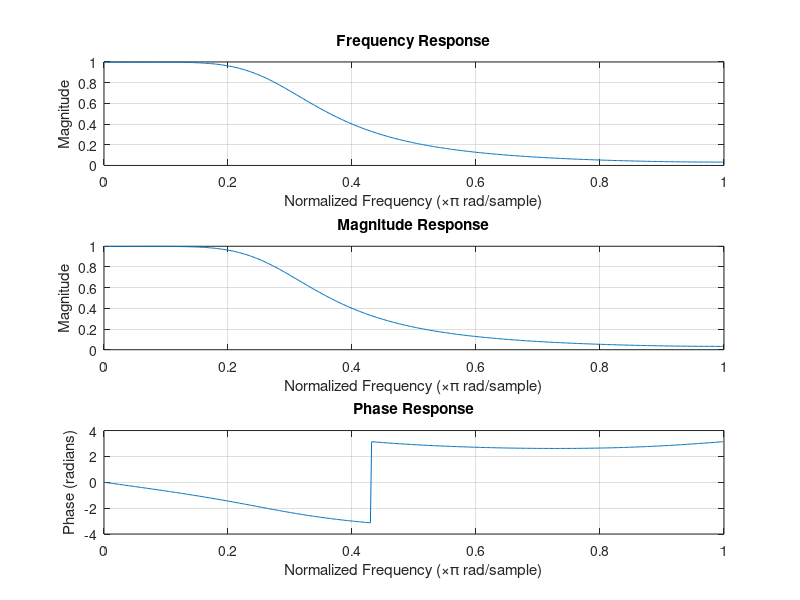

Here is the MATLAB script that generated this plot:
clc;
clear all;
close all;

% Filter specifications
N = 3;           % Filter order
wc = 0.95;       % Normalized cutoff frequency (0 < wc < 1)
T = 1;           % Sampling time
Fs = 1/T;        % Sampling frequency

% Analog Butterworth filter design
[Z, P, K] = buttap(N);   % Prototype Butterworth filter (analog)
P = P * wc;              % Scale poles by cutoff frequency
K = K * wc^N;            % Scale gain by cutoff frequency
B = real(poly(Z));       % Numerator polynomial coefficients
b = K * B;               % Scaled numerator coefficients
a = real(poly(P));       % Denominator polynomial coefficients

% Impulse Invariant Transformation (Analog to Digital)
[b, a] = impinvar(b, a, Fs);

% Frequency response of the digital filter
[H, w] = freqz(b, a);

% Plot frequency response
subplot(3, 1, 1);
plot(w/pi, abs(H));
title('Frequency Response');
xlabel('Normalized Frequency (\times\pi rad/sample)');
ylabel('Magnitude');
grid on;

% Plot magnitude response
mag = abs(H);
subplot(3, 1, 2);
plot(w/pi, mag);
title('Magnitude Response');
xlabel('Normalized Frequency (\times\pi rad/sample)');
ylabel('Magnitude');
grid on;

% Plot phase response
phase = angle(H);
subplot(3, 1, 3);
plot(w/pi, phase);
title('Phase Response');
xlabel('Normalized Frequency (\times\pi rad/sample)');
ylabel('Phase (radians)');
grid on;

